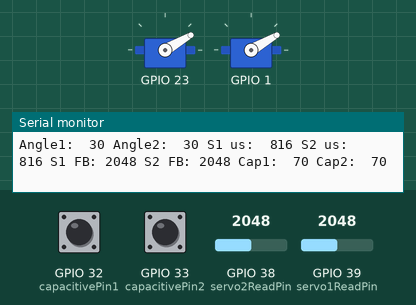
Simulated run of this sketch. Board: ESP32. Shown: 2 × servo, the last lines printed to the serial monitor. The inputs (shaded band) are chosen by the test bench; at power-on: GPIO 32 (capacitivePin1) HIGH, GPIO 33 (capacitivePin2) HIGH, GPIO 38 (servo2ReadPin) = 2048, GPIO 39 (servo1ReadPin) = 2048.

Above: at 1.2 s.
1.3 s: GPIO 32 (capacitivePin1) pulled LOW for 0.15 s
At 1.4 s:
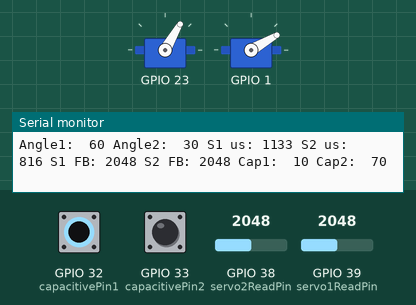
2.9 s: GPIO 33 (capacitivePin2) pulled LOW for 0.15 s
At 2.98 s:
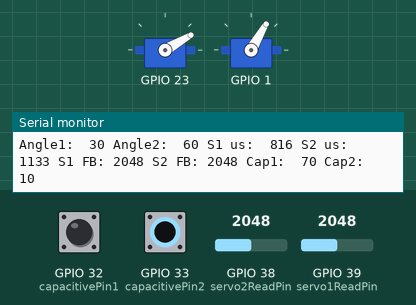
4.5 s: GPIO 38 (servo2ReadPin) set to 1066
6.0 s: GPIO 38 (servo2ReadPin) set to 949
7.9 s: GPIO 39 (servo1ReadPin) set to 1068
9.4 s: GPIO 39 (servo1ReadPin) set to 951
Timing chart, 0 to 12.3 s (numbered marks = the images above; inputs shaded):
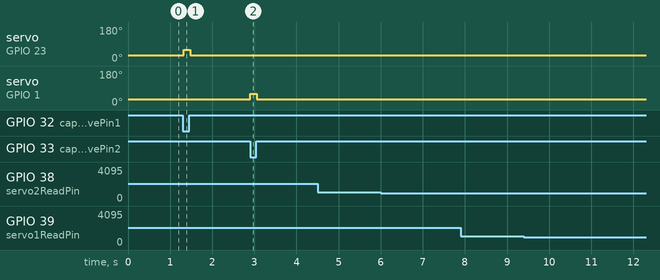

The sketch:

BreadboardTest.ino
```cpp
#include <ESP32Servo.h>

Servo myservo1;
Servo myservo2;

int servo1Pin = MOSI;
int servo2Pin = TX;

int servo1ReadPin = A3;
int servo2ReadPin = A2;

int ADC_Max = 4096;

int servo1Read;
int servo2Read;

int angle1 = 0;
int angle2 = 0;

unsigned long mytime;

const int capacitivePin1 = T9;
const int capacitivePin2 = T8;

const int TOUCH_THRESHOLD = 40;

void setup()
{
  Serial.begin(115200);
	// Allow allocation of all timers
	ESP32PWM::allocateTimer(0);
	ESP32PWM::allocateTimer(1);
	ESP32PWM::allocateTimer(2);
	ESP32PWM::allocateTimer(3);

  myservo1.setPeriodHertz(50);
  myservo1.attach(servo1Pin, 500, 2400);
  myservo1.write(angle1);

  myservo2.setPeriodHertz(50);
  myservo2.attach(servo2Pin, 500, 2400);
  myservo2.write(angle2);

}

void loop() {

  int touchVal1 = touchRead(capacitivePin1);
  int touchVal2 = touchRead(capacitivePin2);

  if(touchVal1 < TOUCH_THRESHOLD){
    angle1 = 60;
  }
  else {
    angle1 = 30;
  }

  if(touchVal2 < TOUCH_THRESHOLD){
    angle2 = 60;
  }
  else {
    angle2 = 30;
  }

  myservo1.write(angle1);
  myservo2.write(angle2);

  servo1Read = analogRead(servo1ReadPin);
  servo2Read = analogRead(servo2ReadPin);

  char buffer[120];
  sprintf(buffer, "Angle1: %3u Angle2: %3u S1 us: %4u S2 us: %4u S1 FB: %4u S2 FB: %4u Cap1: %3u Cap2: %3u", angle1, angle2, myservo1.readMicroseconds(), myservo2.readMicroseconds(), servo1Read, servo2Read, touchVal1, touchVal2);
  Serial.println(buffer);
  // Serial.print("Angle1:");
  // Serial.print(angle1);
  // Serial.print("\t");
  // Serial.print("Feedback1:");
  // Serial.println(servo1Read);
  // Serial.print("Angle1: " + (String)angle1 + "\t" + "\tS1 us: " + String(myservo1.readMicroseconds()) + "\tS1 FB: " + String(servo1Read) + "\tCap1: " + (String)touchVal1);
  // Serial.println("\tAngle2: " + (String)angle2 + "\t" + "\tS2 us: " + String(myservo2.readMicroseconds()) + "\tS2 FB: " + String(servo2Read) + "\tCap2: " + (String)touchVal2);
  delay(50);

}

void movement(int from, int towards) {

}
```

Measured:
- after the input at 1.3 s, servo on GPIO 23: 30° → 60° at once, → 30° 0.16 s later
- after the input at 2.9 s, servo on GPIO 1: 30° → 60° at once, → 30° 0.16 s later
